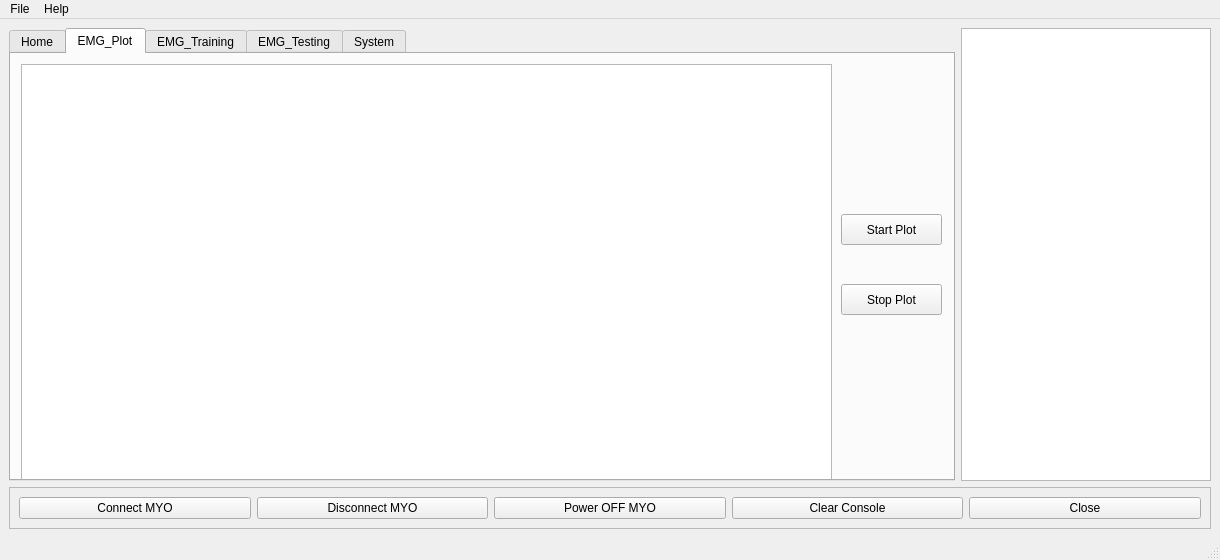
<?xml version="1.0" encoding="UTF-8"?>
<ui version="4.0">
 <class>MainWindow</class>
 <widget class="QMainWindow" name="MainWindow">
  <property name="geometry">
   <rect>
    <x>0</x>
    <y>0</y>
    <width>1220</width>
    <height>560</height>
   </rect>
  </property>
  <property name="windowTitle">
   <string>MYO EMG</string>
  </property>
  <widget class="QWidget" name="centralwidget">
   <layout class="QVBoxLayout" name="verticalLayout_6">
    <item>
     <layout class="QVBoxLayout" name="verticalLayout_5">
      <item>
       <layout class="QHBoxLayout" name="horizontalLayout_3">
        <item>
         <widget class="QTabWidget" name="tabWidget">
          <property name="currentIndex">
           <number>1</number>
          </property>
          <property name="movable">
           <bool>true</bool>
          </property>
          <widget class="QWidget" name="tab">
           <attribute name="title">
            <string>Home</string>
           </attribute>
           <attribute name="toolTip">
            <string>Related To EMG</string>
           </attribute>
           <widget class="QFrame" name="frame_5">
            <property name="geometry">
             <rect>
              <x>0</x>
              <y>-10</y>
              <width>941</width>
              <height>391</height>
             </rect>
            </property>
            <property name="frameShape">
             <enum>QFrame::StyledPanel</enum>
            </property>
            <property name="frameShadow">
             <enum>QFrame::Raised</enum>
            </property>
            <layout class="QHBoxLayout" name="horizontalLayout">
             <item>
              <widget class="QFrame" name="frame">
               <property name="frameShape">
                <enum>QFrame::NoFrame</enum>
               </property>
               <property name="frameShadow">
                <enum>QFrame::Plain</enum>
               </property>
               <layout class="QVBoxLayout" name="verticalLayout">
                <property name="margin">
                 <number>0</number>
                </property>
                <item>
                 <widget class="QLabel" name="label">
                  <property name="text">
                   <string>EMG 1</string>
                  </property>
                 </widget>
                </item>
                <item>
                 <widget class="PlotWidget" name="EMG1"/>
                </item>
                <item>
                 <widget class="QLabel" name="label_2">
                  <property name="text">
                   <string>EMG 5</string>
                  </property>
                 </widget>
                </item>
                <item>
                 <widget class="PlotWidget" name="EMG5"/>
                </item>
               </layout>
              </widget>
             </item>
             <item>
              <widget class="QFrame" name="frame_2">
               <property name="frameShape">
                <enum>QFrame::NoFrame</enum>
               </property>
               <property name="frameShadow">
                <enum>QFrame::Plain</enum>
               </property>
               <layout class="QVBoxLayout" name="verticalLayout_2">
                <property name="margin">
                 <number>0</number>
                </property>
                <item>
                 <widget class="QLabel" name="label_3">
                  <property name="text">
                   <string>EMG 2</string>
                  </property>
                 </widget>
                </item>
                <item>
                 <widget class="PlotWidget" name="EMG2"/>
                </item>
                <item>
                 <widget class="QLabel" name="label_4">
                  <property name="text">
                   <string>EMG 6</string>
                  </property>
                 </widget>
                </item>
                <item>
                 <widget class="PlotWidget" name="EMG6"/>
                </item>
               </layout>
              </widget>
             </item>
             <item>
              <widget class="QFrame" name="frame_3">
               <property name="frameShape">
                <enum>QFrame::NoFrame</enum>
               </property>
               <property name="frameShadow">
                <enum>QFrame::Plain</enum>
               </property>
               <layout class="QVBoxLayout" name="verticalLayout_3">
                <property name="margin">
                 <number>0</number>
                </property>
                <item>
                 <widget class="QLabel" name="label_5">
                  <property name="text">
                   <string>EMG 3</string>
                  </property>
                 </widget>
                </item>
                <item>
                 <widget class="PlotWidget" name="EMG3"/>
                </item>
                <item>
                 <widget class="QLabel" name="label_6">
                  <property name="text">
                   <string>EMG 7</string>
                  </property>
                 </widget>
                </item>
                <item>
                 <widget class="PlotWidget" name="EMG7"/>
                </item>
               </layout>
              </widget>
             </item>
             <item>
              <widget class="QFrame" name="frame_4">
               <property name="frameShape">
                <enum>QFrame::NoFrame</enum>
               </property>
               <property name="frameShadow">
                <enum>QFrame::Plain</enum>
               </property>
               <layout class="QVBoxLayout" name="verticalLayout_4">
                <property name="margin">
                 <number>0</number>
                </property>
                <item>
                 <widget class="QLabel" name="label_7">
                  <property name="text">
                   <string>EMG 4</string>
                  </property>
                 </widget>
                </item>
                <item>
                 <widget class="PlotWidget" name="EMG4"/>
                </item>
                <item>
                 <widget class="QLabel" name="label_8">
                  <property name="text">
                   <string>EMG 8</string>
                  </property>
                 </widget>
                </item>
                <item>
                 <widget class="PlotWidget" name="EMG8"/>
                </item>
               </layout>
              </widget>
             </item>
            </layout>
           </widget>
           <widget class="QPushButton" name="pushButton_11">
            <property name="geometry">
             <rect>
              <x>40</x>
              <y>390</y>
              <width>75</width>
              <height>23</height>
             </rect>
            </property>
            <property name="text">
             <string>Start Plot</string>
            </property>
           </widget>
           <widget class="QPushButton" name="pushButton_12">
            <property name="geometry">
             <rect>
              <x>180</x>
              <y>390</y>
              <width>75</width>
              <height>23</height>
             </rect>
            </property>
            <property name="text">
             <string>Stop Plot</string>
            </property>
           </widget>
          </widget>
          <widget class="QWidget" name="tab_2">
           <attribute name="title">
            <string>EMG_Plot</string>
           </attribute>
           <widget class="PlotWidget" name="emgplot">
            <property name="geometry">
             <rect>
              <x>10</x>
              <y>10</y>
              <width>811</width>
              <height>421</height>
             </rect>
            </property>
            <property name="accessibleName">
             <string>EMG Plot</string>
            </property>
           </widget>
           <widget class="QPushButton" name="pushButton_7">
            <property name="geometry">
             <rect>
              <x>830</x>
              <y>160</y>
              <width>101</width>
              <height>31</height>
             </rect>
            </property>
            <property name="text">
             <string>Start Plot</string>
            </property>
           </widget>
           <widget class="QPushButton" name="pushButton_8">
            <property name="geometry">
             <rect>
              <x>830</x>
              <y>230</y>
              <width>101</width>
              <height>31</height>
             </rect>
            </property>
            <property name="text">
             <string>Stop Plot</string>
            </property>
           </widget>
          </widget>
          <widget class="QWidget" name="tab_3">
           <attribute name="title">
            <string>EMG_Training</string>
           </attribute>
           <widget class="QPushButton" name="pushButton_9">
            <property name="geometry">
             <rect>
              <x>160</x>
              <y>70</y>
              <width>101</width>
              <height>31</height>
             </rect>
            </property>
            <property name="text">
             <string>Save (.csv)</string>
            </property>
           </widget>
           <widget class="QLineEdit" name="lineEdit">
            <property name="geometry">
             <rect>
              <x>10</x>
              <y>70</y>
              <width>113</width>
              <height>33</height>
             </rect>
            </property>
           </widget>
           <widget class="QLabel" name="label_9">
            <property name="geometry">
             <rect>
              <x>10</x>
              <y>10</y>
              <width>321</width>
              <height>21</height>
             </rect>
            </property>
            <property name="text">
             <string>Number of Samples you want to save in .cvs</string>
            </property>
           </widget>
           <widget class="QPushButton" name="pushButton_10">
            <property name="geometry">
             <rect>
              <x>720</x>
              <y>320</y>
              <width>151</width>
              <height>31</height>
             </rect>
            </property>
            <property name="text">
             <string>Save Model (.pickle)</string>
            </property>
           </widget>
           <widget class="QLabel" name="label_10">
            <property name="geometry">
             <rect>
              <x>350</x>
              <y>20</y>
              <width>321</width>
              <height>31</height>
             </rect>
            </property>
            <property name="text">
             <string>To Produce a model you should browse for 4 different .csv Files</string>
            </property>
           </widget>
           <widget class="QPushButton" name="pushButton_13">
            <property name="geometry">
             <rect>
              <x>850</x>
              <y>80</y>
              <width>75</width>
              <height>23</height>
             </rect>
            </property>
            <property name="text">
             <string>Browse(.csv)</string>
            </property>
           </widget>
           <widget class="QPushButton" name="pushButton_14">
            <property name="geometry">
             <rect>
              <x>850</x>
              <y>130</y>
              <width>75</width>
              <height>23</height>
             </rect>
            </property>
            <property name="text">
             <string>Browse(.csv)</string>
            </property>
           </widget>
           <widget class="QPushButton" name="pushButton_15">
            <property name="geometry">
             <rect>
              <x>850</x>
              <y>180</y>
              <width>75</width>
              <height>23</height>
             </rect>
            </property>
            <property name="text">
             <string>Browse(.csv)</string>
            </property>
           </widget>
           <widget class="QPushButton" name="pushButton_16">
            <property name="geometry">
             <rect>
              <x>850</x>
              <y>230</y>
              <width>75</width>
              <height>23</height>
             </rect>
            </property>
            <property name="text">
             <string>Browse(.csv)</string>
            </property>
           </widget>
           <widget class="Line" name="line">
            <property name="geometry">
             <rect>
              <x>280</x>
              <y>10</y>
              <width>20</width>
              <height>361</height>
             </rect>
            </property>
            <property name="orientation">
             <enum>Qt::Vertical</enum>
            </property>
           </widget>
           <widget class="QLineEdit" name="lineEdit_2">
            <property name="geometry">
             <rect>
              <x>310</x>
              <y>80</y>
              <width>511</width>
              <height>20</height>
             </rect>
            </property>
           </widget>
           <widget class="QLineEdit" name="lineEdit_6">
            <property name="geometry">
             <rect>
              <x>310</x>
              <y>130</y>
              <width>511</width>
              <height>20</height>
             </rect>
            </property>
           </widget>
           <widget class="QLineEdit" name="lineEdit_7">
            <property name="geometry">
             <rect>
              <x>310</x>
              <y>180</y>
              <width>511</width>
              <height>20</height>
             </rect>
            </property>
           </widget>
           <widget class="QLineEdit" name="lineEdit_8">
            <property name="geometry">
             <rect>
              <x>310</x>
              <y>230</y>
              <width>511</width>
              <height>20</height>
             </rect>
            </property>
           </widget>
           <widget class="Line" name="line_2">
            <property name="geometry">
             <rect>
              <x>20</x>
              <y>130</y>
              <width>241</width>
              <height>20</height>
             </rect>
            </property>
            <property name="orientation">
             <enum>Qt::Horizontal</enum>
            </property>
           </widget>
           <widget class="QLabel" name="label_11">
            <property name="geometry">
             <rect>
              <x>20</x>
              <y>150</y>
              <width>211</width>
              <height>20</height>
             </rect>
            </property>
            <property name="text">
             <string>To join .csv Files</string>
            </property>
           </widget>
           <widget class="QPushButton" name="pushButton_21">
            <property name="geometry">
             <rect>
              <x>210</x>
              <y>220</y>
              <width>75</width>
              <height>23</height>
             </rect>
            </property>
            <property name="text">
             <string>Browse (.csv)</string>
            </property>
           </widget>
           <widget class="QPushButton" name="pushButton_22">
            <property name="geometry">
             <rect>
              <x>210</x>
              <y>300</y>
              <width>75</width>
              <height>23</height>
             </rect>
            </property>
            <property name="text">
             <string>Browse (.csv)</string>
            </property>
           </widget>
           <widget class="QPushButton" name="pushButton_23">
            <property name="geometry">
             <rect>
              <x>110</x>
              <y>340</y>
              <width>75</width>
              <height>23</height>
             </rect>
            </property>
            <property name="text">
             <string>Save (.csv)</string>
            </property>
           </widget>
           <widget class="QLineEdit" name="lineEdit_9">
            <property name="geometry">
             <rect>
              <x>10</x>
              <y>190</y>
              <width>271</width>
              <height>20</height>
             </rect>
            </property>
           </widget>
           <widget class="QLineEdit" name="lineEdit_10">
            <property name="geometry">
             <rect>
              <x>10</x>
              <y>270</y>
              <width>271</width>
              <height>20</height>
             </rect>
            </property>
           </widget>
          </widget>
          <widget class="QWidget" name="tab_4">
           <attribute name="title">
            <string>EMG_Testing</string>
           </attribute>
           <widget class="QPushButton" name="pushButton_2">
            <property name="geometry">
             <rect>
              <x>580</x>
              <y>170</y>
              <width>191</width>
              <height>23</height>
             </rect>
            </property>
            <property name="text">
             <string>Start Prediction</string>
            </property>
           </widget>
           <widget class="QPushButton" name="pushButton_3">
            <property name="geometry">
             <rect>
              <x>580</x>
              <y>220</y>
              <width>191</width>
              <height>23</height>
             </rect>
            </property>
            <property name="text">
             <string>Stop Prediction</string>
            </property>
           </widget>
           <widget class="QPushButton" name="pushButton_17">
            <property name="geometry">
             <rect>
              <x>580</x>
              <y>120</y>
              <width>191</width>
              <height>23</height>
             </rect>
            </property>
            <property name="text">
             <string>Browse Model (.pickle)</string>
            </property>
           </widget>
           <widget class="QLineEdit" name="lineEdit_3">
            <property name="geometry">
             <rect>
              <x>10</x>
              <y>120</y>
              <width>531</width>
              <height>20</height>
             </rect>
            </property>
           </widget>
           <widget class="QLabel" name="label_12">
            <property name="geometry">
             <rect>
              <x>30</x>
              <y>20</y>
              <width>391</width>
              <height>16</height>
             </rect>
            </property>
            <property name="text">
             <string>You must Choose Model (.pickle)</string>
            </property>
           </widget>
          </widget>
          <widget class="QWidget" name="tab_5">
           <attribute name="title">
            <string>System</string>
           </attribute>
           <widget class="QPushButton" name="pushButton_18">
            <property name="geometry">
             <rect>
              <x>580</x>
              <y>90</y>
              <width>221</width>
              <height>23</height>
             </rect>
            </property>
            <property name="text">
             <string>Browse EMG Model</string>
            </property>
           </widget>
           <widget class="QPushButton" name="pushButton_19">
            <property name="geometry">
             <rect>
              <x>580</x>
              <y>190</y>
              <width>221</width>
              <height>23</height>
             </rect>
            </property>
            <property name="text">
             <string>Browse Computer Vision Model</string>
            </property>
           </widget>
           <widget class="QLineEdit" name="lineEdit_4">
            <property name="geometry">
             <rect>
              <x>20</x>
              <y>90</y>
              <width>541</width>
              <height>20</height>
             </rect>
            </property>
           </widget>
           <widget class="QLineEdit" name="lineEdit_5">
            <property name="geometry">
             <rect>
              <x>20</x>
              <y>190</y>
              <width>541</width>
              <height>20</height>
             </rect>
            </property>
           </widget>
           <widget class="QPushButton" name="pushButton_20">
            <property name="geometry">
             <rect>
              <x>410</x>
              <y>310</y>
              <width>181</width>
              <height>23</height>
             </rect>
            </property>
            <property name="text">
             <string>Run System</string>
            </property>
           </widget>
           <widget class="QPushButton" name="pushButton_24">
            <property name="geometry">
             <rect>
              <x>610</x>
              <y>310</y>
              <width>171</width>
              <height>23</height>
             </rect>
            </property>
            <property name="text">
             <string>Stop System</string>
            </property>
           </widget>
          </widget>
         </widget>
        </item>
        <item>
         <widget class="QTextBrowser" name="textBrowser">
          <property name="maximumSize">
           <size>
            <width>250</width>
            <height>3000</height>
           </size>
          </property>
         </widget>
        </item>
       </layout>
      </item>
      <item>
       <widget class="QFrame" name="frame_6">
        <property name="frameShape">
         <enum>QFrame::StyledPanel</enum>
        </property>
        <property name="frameShadow">
         <enum>QFrame::Raised</enum>
        </property>
        <layout class="QHBoxLayout" name="horizontalLayout_2">
         <item>
          <widget class="QPushButton" name="pushButton">
           <property name="text">
            <string>Connect MYO</string>
           </property>
          </widget>
         </item>
         <item>
          <widget class="QPushButton" name="pushButton_4">
           <property name="text">
            <string>Disconnect MYO</string>
           </property>
          </widget>
         </item>
         <item>
          <widget class="QPushButton" name="pushButton_5">
           <property name="text">
            <string>Power OFF MYO</string>
           </property>
          </widget>
         </item>
         <item>
          <widget class="QPushButton" name="pushButton_6">
           <property name="text">
            <string>Clear Console</string>
           </property>
          </widget>
         </item>
         <item>
          <widget class="QPushButton" name="pushButton_25">
           <property name="text">
            <string>Close</string>
           </property>
          </widget>
         </item>
        </layout>
       </widget>
      </item>
     </layout>
    </item>
   </layout>
  </widget>
  <widget class="QMenuBar" name="menubar">
   <property name="geometry">
    <rect>
     <x>0</x>
     <y>0</y>
     <width>1220</width>
     <height>21</height>
    </rect>
   </property>
   <widget class="QMenu" name="menuFile">
    <property name="title">
     <string>File</string>
    </property>
    <addaction name="actionLolo"/>
    <addaction name="actionZozo"/>
    <addaction name="separator"/>
    <addaction name="actionClose"/>
   </widget>
   <widget class="QMenu" name="menuHelp">
    <property name="title">
     <string>Help</string>
    </property>
    <addaction name="actionAbout"/>
   </widget>
   <addaction name="menuFile"/>
   <addaction name="menuHelp"/>
  </widget>
  <widget class="QStatusBar" name="statusbar"/>
  <action name="actionLolo">
   <property name="text">
    <string>Lolo</string>
   </property>
  </action>
  <action name="actionZozo">
   <property name="text">
    <string>Zozo</string>
   </property>
  </action>
  <action name="actionClose">
   <property name="text">
    <string>Close</string>
   </property>
  </action>
  <action name="actionAbout">
   <property name="text">
    <string>About</string>
   </property>
  </action>
 </widget>
 <customwidgets>
  <customwidget>
   <class>PlotWidget</class>
   <extends>QGraphicsView</extends>
   <header>pyqtgraph</header>
  </customwidget>
 </customwidgets>
 <resources/>
 <connections/>
</ui>
